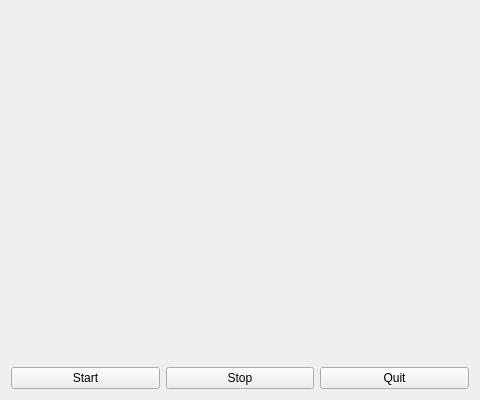
<?xml version="1.0" encoding="UTF-8"?>
<ui version="4.0">
 <class>Widget</class>
 <widget class="QWidget" name="Widget">
  <property name="geometry">
   <rect>
    <x>0</x>
    <y>0</y>
    <width>480</width>
    <height>400</height>
   </rect>
  </property>
  <property name="windowTitle">
   <string>test_v4l2_qt</string>
  </property>
  <layout class="QVBoxLayout" name="verticalLayout_2">
   <item>
    <widget class="CamWidget" name="widget" native="true">
     <property name="sizePolicy">
      <sizepolicy hsizetype="Preferred" vsizetype="MinimumExpanding">
       <horstretch>0</horstretch>
       <verstretch>0</verstretch>
      </sizepolicy>
     </property>
     <property name="font">
      <font>
       <pointsize>14</pointsize>
       <weight>75</weight>
       <bold>true</bold>
       <stylestrategy>PreferDefault</stylestrategy>
       <kerning>false</kerning>
      </font>
     </property>
     <property name="autoFillBackground">
      <bool>false</bool>
     </property>
    </widget>
   </item>
   <item>
    <layout class="QHBoxLayout" name="horizontalLayout">
     <item>
      <widget class="QPushButton" name="pushButton_3">
       <property name="text">
        <string>Start</string>
       </property>
      </widget>
     </item>
     <item>
      <widget class="QPushButton" name="pushButton_2">
       <property name="text">
        <string>Stop</string>
       </property>
      </widget>
     </item>
     <item>
      <widget class="QPushButton" name="pushButton">
       <property name="text">
        <string>Quit</string>
       </property>
      </widget>
     </item>
    </layout>
   </item>
  </layout>
 </widget>
 <layoutdefault spacing="6" margin="11"/>
 <customwidgets>
  <customwidget>
   <class>CamWidget</class>
   <extends>QWidget</extends>
   <header location="global">camwidget.h</header>
   <container>1</container>
   <slots>
    <slot>start()</slot>
    <slot>stop()</slot>
   </slots>
  </customwidget>
 </customwidgets>
 <resources/>
 <connections>
  <connection>
   <sender>pushButton_3</sender>
   <signal>clicked()</signal>
   <receiver>widget</receiver>
   <slot>start()</slot>
   <hints>
    <hint type="sourcelabel">
     <x>91</x>
     <y>332</y>
    </hint>
    <hint type="destinationlabel">
     <x>92</x>
     <y>303</y>
    </hint>
   </hints>
  </connection>
  <connection>
   <sender>pushButton_2</sender>
   <signal>clicked()</signal>
   <receiver>widget</receiver>
   <slot>stop()</slot>
   <hints>
    <hint type="sourcelabel">
     <x>217</x>
     <y>331</y>
    </hint>
    <hint type="destinationlabel">
     <x>217</x>
     <y>304</y>
    </hint>
   </hints>
  </connection>
  <connection>
   <sender>pushButton</sender>
   <signal>clicked()</signal>
   <receiver>Widget</receiver>
   <slot>close()</slot>
   <hints>
    <hint type="sourcelabel">
     <x>360</x>
     <y>337</y>
    </hint>
    <hint type="destinationlabel">
     <x>360</x>
     <y>378</y>
    </hint>
   </hints>
  </connection>
 </connections>
</ui>
